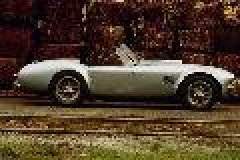
#> input picture Database/Voiture/29000.jpg, 120 x 80 px (shown 2 times larger); the run also reads 1 picture not shown here
$ jupyter execute --allow-errors SVM.ipynb
#> lines starting #> are read from the running program, lines starting #| are printed output that depends on the picture
[cell 1]
import os
from sklearn import svm
from skimage.io import imread
import numpy as np
import cv2
import matplotlib.pyplot as plt

Vehicules = ['Voiture','Bateau']
flat_data_arr=[] #entrée
target_arr=[] #sortie
#chemin qui contient les types de véhicules :
datadir='Database/'
for i in Vehicules:
    print(f'Chargement de : {i}')
    path=os.path.join(datadir,i)
    for img in os.listdir(path):
        img_array=imread(os.path.join(path,img))
#> img_array is the input picture: shape (80, 120, 3); mean R, G, B 78.1, 60.1, 42
        ret,img_binarised =cv2.threshold(img_array,128,1,cv2.THRESH_BINARY)
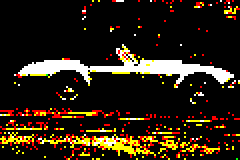
#> img_binarised: shape (80, 120, 3) (shown 2 times larger); mean R, G, B 0.172, 0.128, 0.0719; drawn with 1 as white
        flat_data_arr.append(img_binarised.flatten())
        target_arr.append(Vehicules.index(i))
    print('Images chargés avec succés\n')
#> pass 2 of the loop `for i in Vehicules:`:
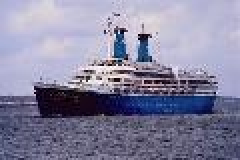
#> input picture Database/Bateau/535001.jpg, 120 x 80 px (shown 2 times larger)
#> img_array is the input picture: shape (80, 120, 3); mean R, G, B 134.5, 132.8, 159.2
#> `ret,img_binarised =cv2.threshold(img_array,128,1,cv2.THRESH_BINARY)`:
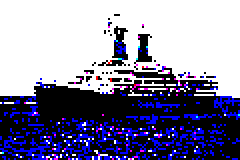
#> img_binarised: shape (80, 120, 3) (shown 2 times larger); mean R, G, B 0.532, 0.524, 0.634; drawn with 1 as white
#> the answer given: Database/Bateau/535001.jpg
#> pass 2 of the loop `for i in range(20):`:
#> the answer given: Database/Bateau/535002.jpg
flat_data=np.array(flat_data_arr)
target=np.array(target_arr)

#Création d'un vecteur de support
svc=svm.SVC(probability=True)
svc.fit(flat_data,target)

#une boucle pour tester tous les images à pédire
#> (the rest of this cell did not finish here and is left out)
